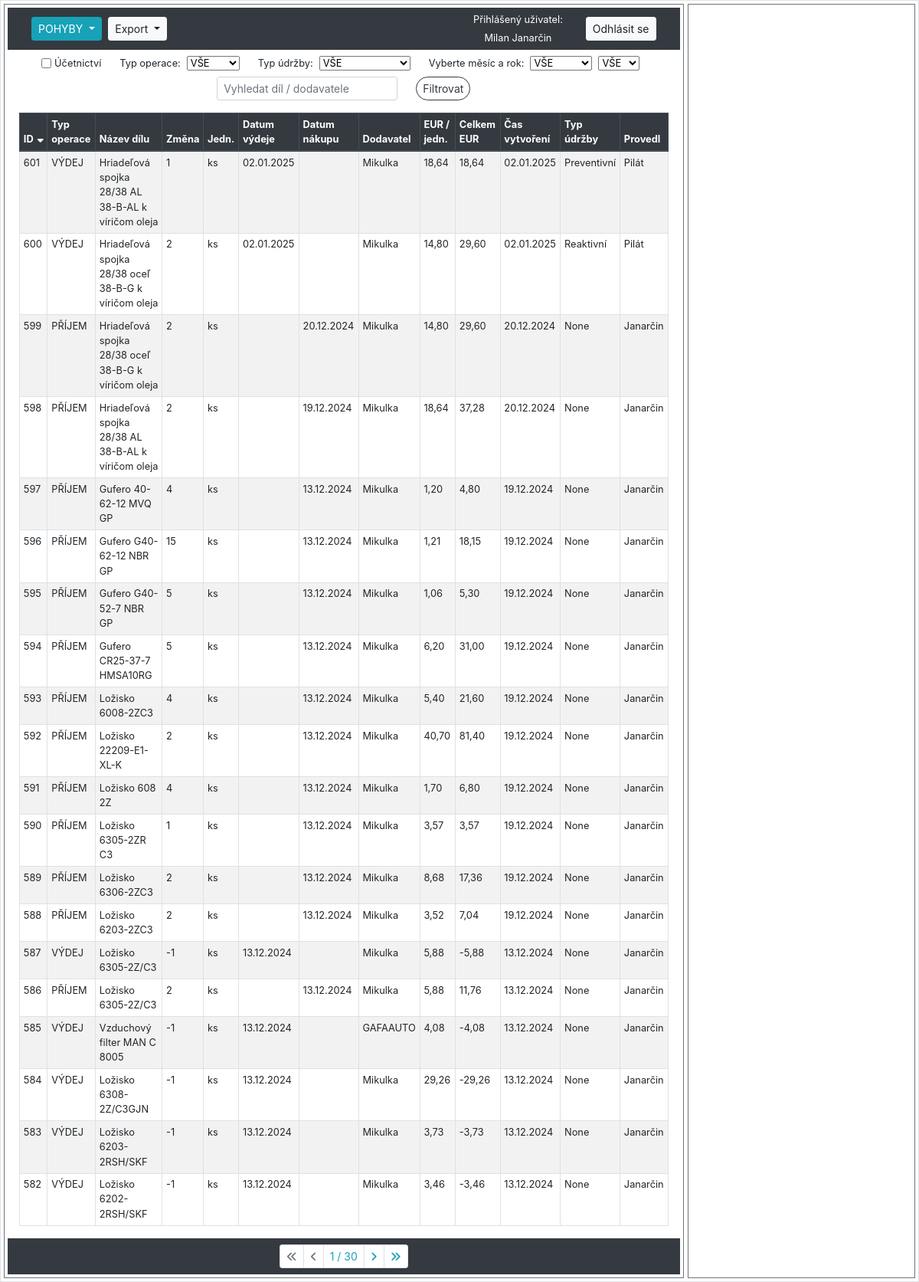
/sklad/audit_logs/ (signed in), run on an earlier commit of the app's database.
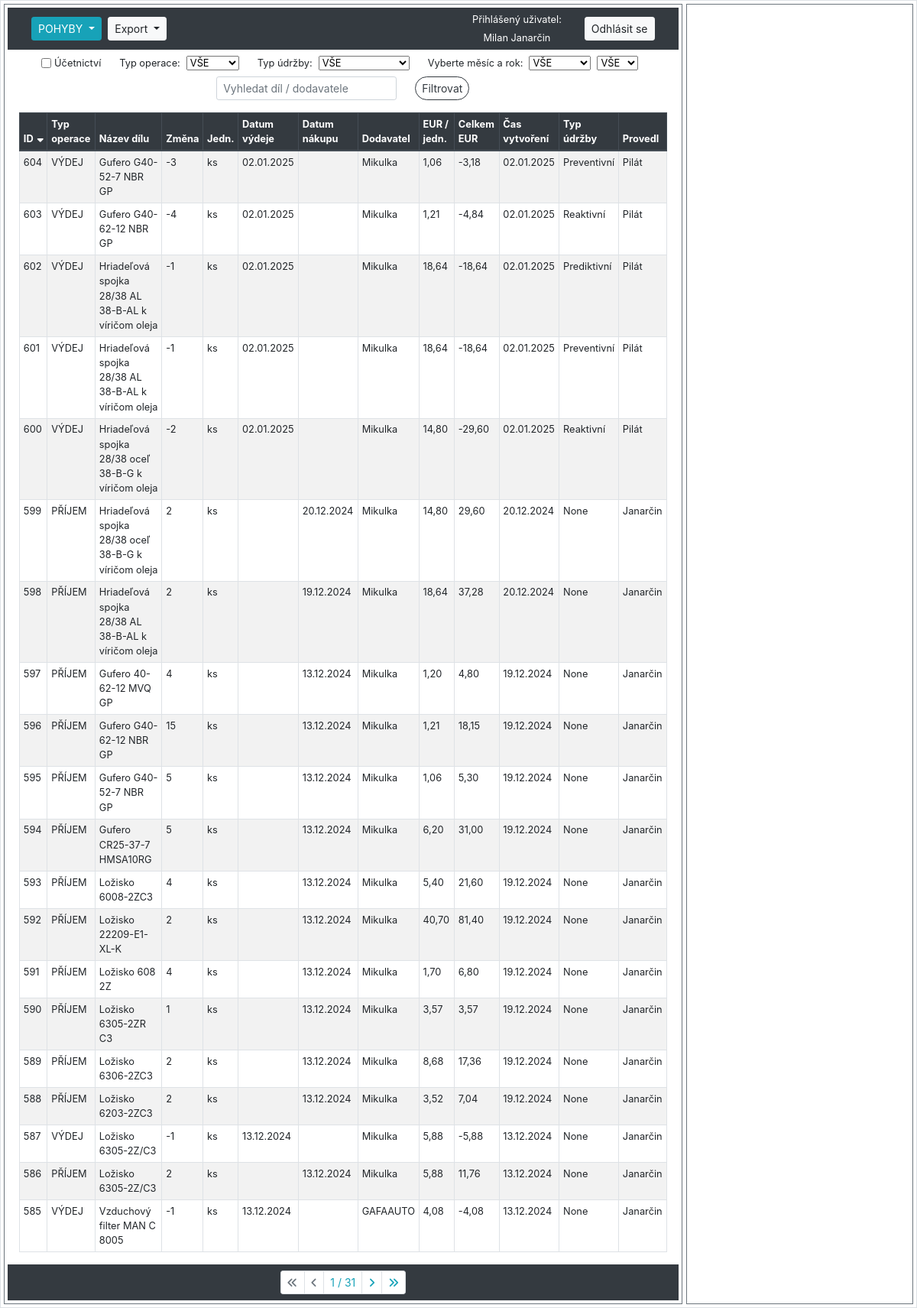
And on a later commit of the database.
### hpm_sklad/models.py (models this page shows, shortened)
class AuditLog(models.Model):
    class Meta:
        verbose_name_plural = "Auditovací logy"
        ordering = ["-id"]
    MOVEMENT_CHOICES = [
        ('PŘÍJEM', 'Příjem'),
        ('VÝDEJ', 'Výdej')
    ]
    UDRZBA_CHOICES = [
        ('Reaktivní', 'Reaktivní'),
        ('Preventivní', 'Preventivní'),
        ('Prediktivní', 'Prediktivní'),
        ('Inventura', 'Inventurní rozdíl'),
    ]
    ucetnictvi = models.BooleanField(verbose_name="Účetnictví")
    evidencni_cislo = models.ForeignKey(Sklad, on_delete=models.CASCADE, verbose_name="Evidenční číslo")
    interne_cislo = models.IntegerField(null=True, verbose_name="Číslo karty")
    objednano = models.CharField(max_length=100, null=True, blank=True, verbose_name="Objednáno?")
    nazev_dilu = models.CharField(max_length=100, verbose_name="Název dílu", db_index=True)
    zmena_mnozstvi = models.IntegerField(verbose_name="Změna množství")
    mnozstvi = models.PositiveIntegerField(verbose_name="Množství")
    jednotky = models.CharField(max_length=10, choices=JEDNOTKY_CHOICES, default='ks', verbose_name="Jednotky")
    typ_operace = models.CharField(max_length=10, choices=MOVEMENT_CHOICES, null=True, verbose_name="Typ operace")
    pouzite_zarizeni = models.CharField(max_length=70, null=True, verbose_name="Pro zařízení")
    umisteni = models.CharField(max_length=25, verbose_name="Umístění")
    dodavatel = models.CharField(max_length=70, verbose_name="Dodavatel")
    datum_vydeje = models.DateField(null=True, blank=True, verbose_name="Datum výdeje")
    datum_nakupu = models.DateField(null=True, blank=True, verbose_name="Datum nákupu")
    cislo_objednavky = models.CharField(max_length=20, null=True, blank=True, verbose_name="Číslo objednávky")
    jednotkova_cena_eur = models.FloatField(default=0.0, verbose_name="EUR/jednotka")
    celkova_cena_eur = models.FloatField(default=0.0, verbose_name="Celkem EUR")
    cas_vytvoreni = models.DateTimeField(auto_now_add=True, verbose_name="Čas vytvoření")
    operaci_provedl = models.ForeignKey(User, on_delete=models.CASCADE, verbose_name="Operaci provedl")
    typ_udrzby = models.CharField(max_length=20, choices=UDRZBA_CHOICES, null=True, verbose_name="Typ údržby")
    poznamka = models.CharField(null=True, blank=True, max_length=200, verbose_name="Poznámka")

### hpm_sklad/views.py (the view, shortened to what this page needs)
# urls.py: path('sklad/audit_logs/', views.AuditLogListView.as_view(), name='audit_log'),
class AuditLogListView(LoginRequiredMixin, ListView):
    model = AuditLog
    template_name = 'hpm_sklad/audit_log.html'
    paginate_by = 20
    export_csv = False
    graph = False
    graph_type_of_maintenance = False
    def get_context_data(self, **kwargs):
        context = super().get_context_data(**kwargs)
        selected_id = self.request.GET.get('selected', None)
        if selected_id:
            context['selected_item'] = get_object_or_404(AuditLog, id=selected_id)
        else:
            context['selected_item'] = None
        current_year = datetime.datetime.now().year
        context['years'] = range(current_year, 2023, -1)
        context.update({
            'db_table': 'audit_log',
            'sort': self.request.GET.get('sort', 'id'),
            'order': self.request.GET.get('order', 'down'),
            'query': self.request.GET.get('query', ''),
            'typ_operace': self.request.GET.get('typ_operace', 'VŠE'),
            'typ_udrzby': self.request.GET.get('typ_udrzby', 'VŠE'),
            'month': self.request.GET.get('month', 'VŠE'),
            'year': self.request.GET.get('year', 'VŠE'),
            'ucetnictvi': self.request.GET.get('ucetnictvi', ''),
            'current_user': self.request.user,
        })
        return context
    def get_queryset(self):
        queryset = AuditLog.objects.all()
        query = self.request.GET.get('query', '')
        sort = self.request.GET.get('sort', 'id')
        order = self.request.GET.get('order', 'down')
        typ_operace = self.request.GET.get('typ_operace', 'VŠE')
        typ_udrzby = self.request.GET.get('typ_udrzby', 'VŠE')
        self.month = self.request.GET.get('month', 'VŠE')
        self.year = self.request.GET.get('year', 'VŠE')
        if query:
            queryset = queryset.filter(
                Q(nazev_dilu__icontains=query) | Q(dodavatel__icontains=query)
            )
        if self.request.GET.get('ucetnictvi', '') == 'on':
            queryset = queryset.filter(ucetnictvi=True)
        if typ_operace != 'VŠE':
            queryset = queryset.filter(typ_operace=typ_operace)
        if typ_udrzby != 'VŠE':
            queryset = queryset.filter(typ_udrzby=typ_udrzby)
        if self.month != 'VŠE':
            queryset = queryset.filter(
                Q(datum_vydeje__month=self.month) | Q(datum_nakupu__month=self.month)
            )
        if self.year != 'VŠE':
            queryset = queryset.filter(
                Q(datum_vydeje__year=self.year) | Q(datum_nakupu__year=self.year)
            )
        if order == 'down':
            sort = f"-{sort}"
        queryset = queryset.order_by(sort)
        return queryset
    def render_to_response(self, context, **response_kwargs):
        if getattr(self, 'export_csv', False):
            return self.export_to_csv(self.get_queryset())
        elif getattr(self, 'graph_type_of_maintenance', False):
            return self.generate_graph_by_maintenance(self.get_queryset())
        elif getattr(self, 'graph', False):
            return self.generate_graph_to_pdf(self.get_queryset())
        else:
            return super().render_to_response(context, **response_kwargs)

### hpm_sklad/templatetags/custom_filters.py (called while the page is built)
@register.filter
def url_remove_param(querystring, params):
    params = params.split(',')
    new_querystring = '&'.join(
        f"{key}={value}"
        for part in querystring.split('&')
        if '=' in part and (key := part.split('=')[0]) not in params and (value := part.split('=')[1])
    )
    return new_querystring

### hpm_sklad/templates/hpm_sklad/audit_log.html (shortened to what the changed rows need)
{% extends "hpm_sklad/base_left_right_column.html" %}
{% load static %}
{% load custom_filters %}
{% block left_content %}
    <div class="container-fluid">
        <table class="table table-sm table-hover table-striped table-bordered">
            <thead class="thead-dark">
                <tr>
                    {% with request.GET.urlencode as querystring %}
                        <th>
                            <a href="?sort=id&order={% if request.GET.sort == 'id' and request.GET.order == 'up' %}down{% else %}up{% endif %}&{{ querystring|url_remove_param:'sort,order' }}">
                                ID
                                {% if not request.GET.sort %}
                                    <i class="fas fa-sort-down"></i>
                                {% endif %}
                            </a>
                        </th>
                        <th>
                            <a href="?sort=typ_operace&order={% if request.GET.sort == 'typ_operace' and request.GET.order == 'up' %}down{% else %}up{% endif %}&{{ querystring|url_remove_param:'sort,order' }}">
                                Typ operace
                            </a>
                        </th>
                        <th>
                            <a href="?sort=nazev_dilu&order={% if request.GET.sort == 'nazev_dilu' and request.GET.order == 'up' %}down{% else %}up{% endif %}&{{ querystring|url_remove_param:'sort,order' }}">
                                Název dílu
                            </a>
                        </th>
                        <th>
                            <a href="?sort=zmena_mnozstvi&order={% if request.GET.sort == 'zmena_mnozstvi' and request.GET.order == 'up' %}down{% else %}up{% endif %}&{{ querystring|url_remove_param:'sort,order' }}">
                                Změna
                            </a>
                        </th>
                        <th>
                            <a href="?sort=jednotky&order={% if request.GET.sort == 'jednotky' and request.GET.order == 'up' %}down{% else %}up{% endif %}&{{ querystring|url_remove_param:'sort,order' }}">
                                Jedn.
                            </a>
                        </th>
                        <th>
                            <a href="?sort=datum_vydeje&order={% if request.GET.sort == 'datum_vydeje' and request.GET.order == 'up' %}down{% else %}up{% endif %}&{{ querystring|url_remove_param:'sort,order' }}">
                                Datum výdeje
                            </a>
                        </th>
                        <th>
                            <a href="?sort=datum_nakupu&order={% if request.GET.sort == 'datum_nakupu' and request.GET.order == 'up' %}down{% else %}up{% endif %}&{{ querystring|url_remove_param:'sort,order' }}">
                                Datum nákupu
                            </a>
                        </th>
                        <th>
                            <a href="?sort=dodavatel&order={% if request.GET.sort == 'dodavatel' and request.GET.order == 'up' %}down{% else %}up{% endif %}&{{ querystring|url_remove_param:'sort,order' }}">
                                Dodavatel
                            </a>
                        </th>
                        <th>
                            <a href="?sort=jednotkova_cena_eur&order={% if request.GET.sort == 'jednotkova_cena_eur' and request.GET.order == 'up' %}down{% else %}up{% endif %}&{{ querystring|url_remove_param:'sort,order' }}">
                                EUR / jedn.
                            </a>
                        </th>
                        <th>
                            <a href="?sort=celkova_cena_eur&order={% if request.GET.sort == 'celkova_cena_eur' and request.GET.order == 'up' %}down{% else %}up{% endif %}&{{ querystring|url_remove_param:'sort,order' }}">
                                Celkem EUR
                            </a>
                        </th>
                        <th>
                            <a href="?sort=cas_vytvoreni&order={% if request.GET.sort == 'cas_vytvoreni' and request.GET.order == 'up' %}down{% else %}up{% endif %}&{{ querystring|url_remove_param:'sort,order' }}">
                                Čas vytvoření
                            </a>
                        </th>
                        <th>
                            <a href="?sort=typ_udrzby&order={% if request.GET.sort == 'typ_udrzby' and request.GET.order == 'up' %}down{% else %}up{% endif %}&{{ querystring|url_remove_param:'sort,order' }}">
                                Typ údržby
                            </a>
                        </th>
                        <th>
                            <a href="?sort=operaci_provedl&order={% if request.GET.sort == 'operaci_provedl' and request.GET.order == 'up' %}down{% else %}up{% endif %}&{{ querystring|url_remove_param:'sort,order' }}">
                                Provedl
                            </a>
                        </th>
                    {% endwith %}
                </tr>
            </thead>
            <tbody class="show-pointer">
                {% for item in object_list %}
                    <tr data-id="{{ item.pk }}" data-detail-url="{% url 'detail_audit_log' item.pk %}" onclick="loadDetail('{% url 'detail_audit_log' item.pk %}', '{{ item.pk }}')"
                    {% if item.pk == selected_item.pk %} class="table-info"{% endif %}>
                        <td>{{ item.pk }}</td>
                        <td>{{ item.typ_operace }}</td>
                        <td>{{ item.nazev_dilu|truncatechars:58 }}</td>
                        <td>{{ item.zmena_mnozstvi }}</td>
                        <td>{{ item.jednotky }}</td>
                        <td>{{ item.datum_vydeje | date:"d.m.Y" }}</td>
                        <td>{{ item.datum_nakupu | date:"d.m.Y" }}</td>
                        <td>{{ item.dodavatel|truncatechars:20 }}</td>
                        <td>{{ item.jednotkova_cena_eur|floatformat:2 }}</td>
                        <td>{{ item.celkova_cena_eur|floatformat:2 }}</td>
                        <td>{{ item.cas_vytvoreni|date:"d.m.Y" }}</td>
                        <td>{{ item.typ_udrzby }}</td>
                        <td>{{ item.operaci_provedl.last_name }}</td>
                    </tr>
                {% endfor %}
            </tbody>
        </table>
    </div>
    {% include "hpm_sklad/pagination.html" %}
{% endblock %}

What changed in the data, as far as the page shows it:
no longer on this page (row unchanged): AuditLog: pk "584", typ_operace "VÝDEJ", nazev_dilu "Ložisko 6308-2Z/C3GJN", zmena_mnozstvi "-1", jednotky "ks", datum_vydeje "13.12.2024", dodavatel "Mikulka", jednotkova_cena_eur "29,26", celkova_cena_eur "-29,26", cas_vytvoreni "13.12.2024", typ_udrzby "None", operaci_provedl.last_name "Janarčin"
no longer on this page (row unchanged): AuditLog: pk "583", typ_operace "VÝDEJ", nazev_dilu "Ložisko 6203-2RSH/SKF", zmena_mnozstvi "-1", jednotky "ks", datum_vydeje "13.12.2024", dodavatel "Mikulka", jednotkova_cena_eur "3,73", celkova_cena_eur "-3,73", cas_vytvoreni "13.12.2024", typ_udrzby "None", operaci_provedl.last_name "Janarčin"
no longer on this page (row unchanged): AuditLog: pk "582", typ_operace "VÝDEJ", nazev_dilu "Ložisko 6202-2RSH/SKF", zmena_mnozstvi "-1", jednotky "ks", datum_vydeje "13.12.2024", dodavatel "Mikulka", jednotkova_cena_eur "3,46", celkova_cena_eur "-3,46", cas_vytvoreni "13.12.2024", typ_udrzby "None", operaci_provedl.last_name "Janarčin"
added AuditLog: pk "604", typ_operace "VÝDEJ", nazev_dilu "Gufero G40-52-7 NBR GP", zmena_mnozstvi "-3", jednotky "ks", datum_vydeje "02.01.2025", dodavatel "Mikulka", jednotkova_cena_eur "1,06", celkova_cena_eur "-3,18", cas_vytvoreni "02.01.2025", typ_udrzby "Preventivní", operaci_provedl.last_name "Pilát"
added AuditLog: pk "603", typ_operace "VÝDEJ", nazev_dilu "Gufero G40-62-12 NBR GP", zmena_mnozstvi "-4", jednotky "ks", datum_vydeje "02.01.2025", dodavatel "Mikulka", jednotkova_cena_eur "1,21", celkova_cena_eur "-4,84", cas_vytvoreni "02.01.2025", typ_udrzby "Reaktivní", operaci_provedl.last_name "Pilát"
added AuditLog: pk "602", typ_operace "VÝDEJ", nazev_dilu "Hriadeľová spojka 28/38 AL 38-B-AL k víričom oleja", zmena_mnozstvi "-1", jednotky "ks", datum_vydeje "02.01.2025", dodavatel "Mikulka", jednotkova_cena_eur "18,64", celkova_cena_eur "-18,64", cas_vytvoreni "02.01.2025", typ_udrzby "Prediktivní", operaci_provedl.last_name "Pilát"
changed AuditLog id 601: zmena_mnozstvi "1" → "-1"; celkova_cena_eur "18,64" → "-18,64"
changed AuditLog id 600: zmena_mnozstvi "2" → "-2"; celkova_cena_eur "29,60" → "-29,60"
Also different on the page:
{{ page_obj.paginator.num_pages }}: "30" → "31"
